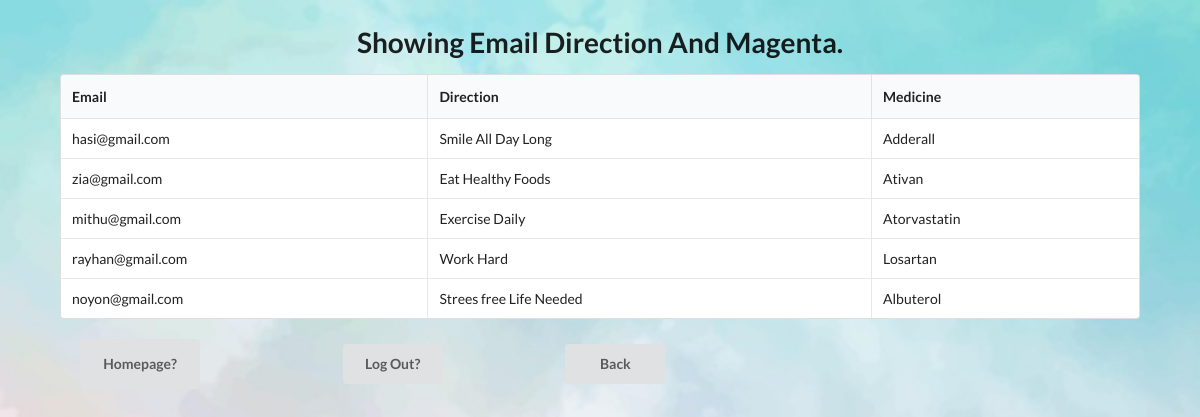
/opms_final/join4.php, run on the app's committed database.
### tables this page shows
CREATE TABLE `prescription` (
  `Prescription_no` int(11) NOT NULL,
  `Direction` varchar(1000) NOT NULL,
  `Medicine` varchar(100) NOT NULL,
  `Dose` varchar(100) NOT NULL,
  `Doctor_id` int(11) NOT NULL,
  `Patient_id` int(11) NOT NULL
);

CREATE TABLE `patient` (
  `Patient_id` int(11) NOT NULL,
  `Email` varchar(50) NOT NULL,
  `DOB` varchar(50) NOT NULL,
  `First_Name` varchar(50) NOT NULL,
  `Middle_Name` varchar(50) NOT NULL,
  `Last_Name` varchar(50) NOT NULL,
  `Patient_Number` varchar(50) NOT NULL,
  `Street` varchar(50) NOT NULL,
  `City` varchar(50) NOT NULL,
  `Zip_Code` varchar(50) NOT NULL,
  `State` varchar(50) NOT NULL,
  `Doctor_id` int(11) NOT NULL
);

### opms_final/join4.php (the view, shortened to what this page needs)
<html>
<head>
    <link rel="stylesheet" href="https://cdnjs.cloudflare.com/ajax/libs/semantic-ui/2.4.1/semantic.min.css">
</head>
<body>
    <h1 style = "text-align:center">Showing Email Direction And Magenta.</h1>
    <?php
	$connect = mysqli_connect( HOST, USER, PASS, DB )
		or die("Can not connect");
	$results = mysqli_query( $connect, "SELECT pa.Email,p.Direction,p.Medicine FROM prescription p JOIN patient pa USING(Patient_id)");
    echo "<table style='width: 90%;margin: 0 auto'class='ui celled unstackable table'> \n";
    echo "<thead><tr><th>Email</th> <th>Direction</th><th>Medicine</th></tr></thead><tbody> \n";
    while( $rows = mysqli_fetch_array( $results ) ) {
		extract( $rows );
		echo "<tr>";
		echo "<td> $Email</td>";
		echo "<td> $Direction</td>";
		echo "<td> $Medicine</td>";
	}
    echo "</tbody></table> \n";
?>
    <br><a href="getin.php"><button style='margin: 0px 80px;height:50px; width:120px'class="ui Magenta button">Homepage?</button></a>
        <a href="logout.php"><button style='margin: 0px 60px;height:40px; width:100px' class='ui Lime button'>Log Out?</button></a>
		 <a href="prescription_input.php"><button style='margin: 0px 60px;height:40px; width:100px' class='ui Lime button'>Back</button></a>
</body>
</html>

### opms_final/join4.php (style rules this page uses)
body { background-image: url('hh.jpg'); background-repeat: no-repeat; background-attachment: fixed; background-size: 100% 100%; }

### data on the page
prescription: Patient.Email "hasi@gmail.com", Direction "Smile All Day Long", Medicine "Adderall"
prescription: Patient.Email "zia@gmail.com", Direction "Eat Healthy Foods", Medicine "Ativan"
prescription: Patient.Email "mithu@gmail.com", Direction "Exercise Daily", Medicine "Atorvastatin"
prescription: Patient.Email "rayhan@gmail.com", Direction "Work Hard", Medicine "Losartan"
prescription: Patient.Email "noyon@gmail.com", Direction "Strees free Life Needed", Medicine "Albuterol"
